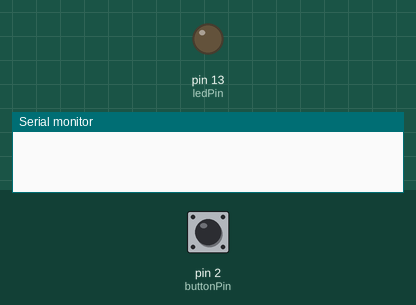
A sketch run on a simulated Arduino Uno, built with avr-gcc and run on an emulated ATmega328P. Shown: output pins drawn as LEDs (lit = HIGH), the last lines printed to the serial monitor. The test bench sets the inputs (shaded band); at power-on: pin 2 (buttonPin) LOW.

Above: at 1.2 s.
1.3 s: pin 2 (buttonPin) pulled HIGH for 0.15 s
At 1.4 s:
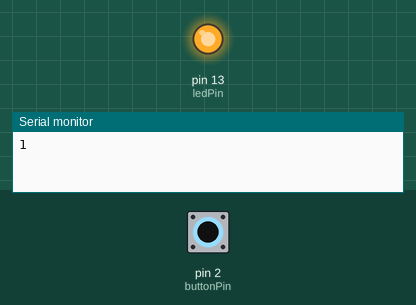
3.0 s: pin 2 (buttonPin) pulled HIGH for 3.2 s
At 6.8 s:
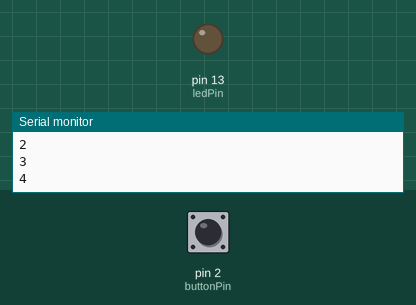
Timing chart, 0 to 8.3 s (numbered marks = the images above; inputs shaded):
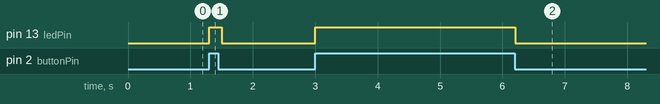

Measured:
- after the input at 1.3 s, pin 13 (ledPin): LOW → HIGH at once, → LOW 0.20 s later
- after the input at 3.0 s, pin 13 (ledPin): LOW → HIGH at once, → LOW 3.2 s later

The sketch:

ex2.ino
```cpp
const int buttonPin = 2; // // número do pino do botão (pino 2)
const int ledPin = 13; // número do pino do LED (pino 13)
int buttonState = 0; // variável para leitura do estado do botão
int counter = 0;
int flag = 0; // Variável de controle para a condição em “IF”

void setup() {
  pinMode(ledPin, OUTPUT); // define o pino do LED como saída
  pinMode(buttonPin, INPUT); // define o pino do botão como entrada
  Serial.begin(9600);
}

void loop() {
  delay(100); // delay para debounce
  buttonState = digitalRead(buttonPin); // lê o estado do valor do botão

  if ((buttonState == HIGH)&&(flag==0)) {
    digitalWrite(ledPin, HIGH); // liga o LED
    counter = counter + 1;
    Serial.println(counter);
    flag = 1;
  }

  if ((buttonState == LOW)&&(flag==1)) {
    digitalWrite(ledPin, LOW); // desliga o LED
    counter = counter + 1;
    Serial.println(counter);
    flag = 0;
  }

}
```
